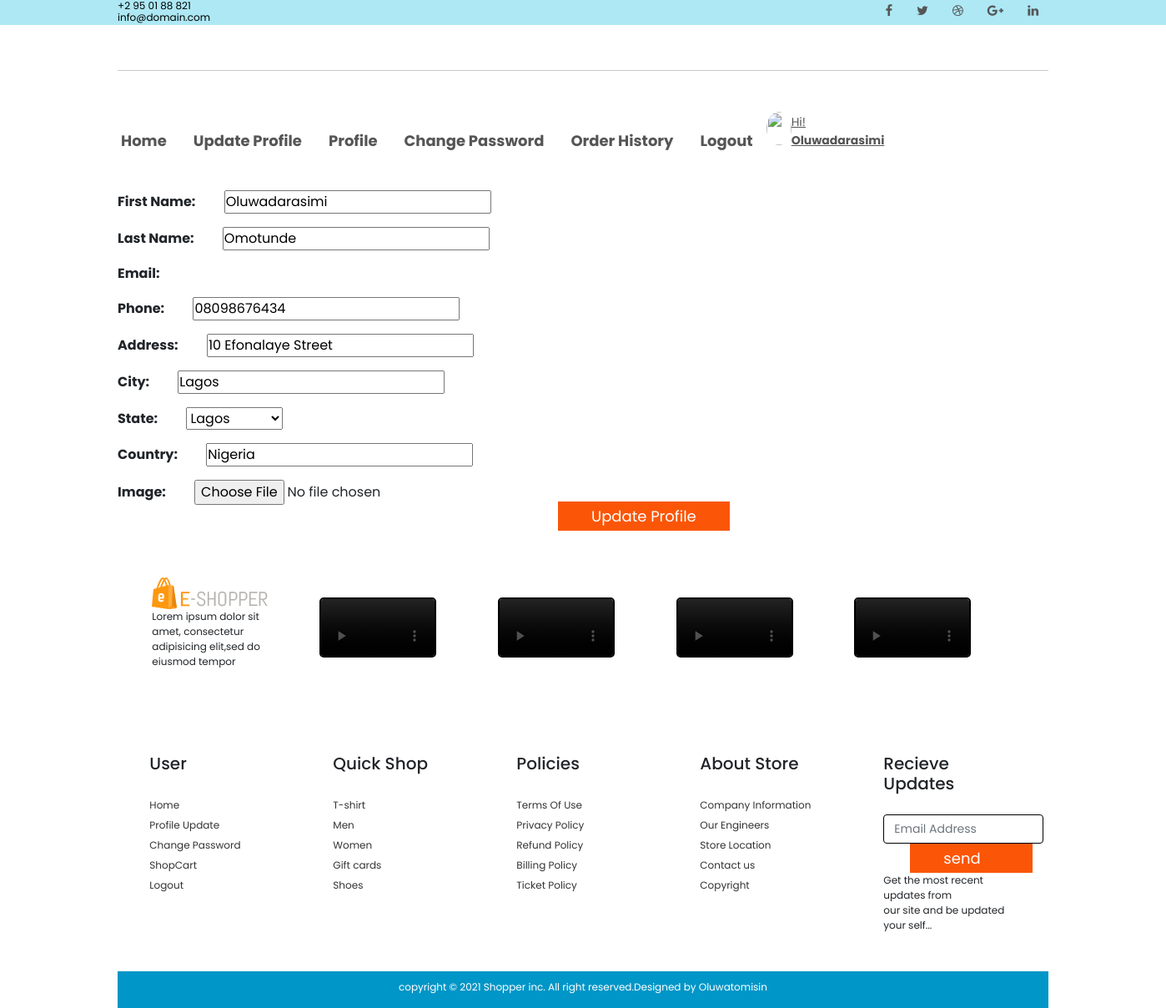
Screenshot of /user/profile_update/ (signed in) with the database file from the repository.
### user/models.py (models this page shows, shortened)
class UserProfile(models.Model):
    user = models.OneToOneField(User, blank=True, null=True, on_delete=models.CASCADE)
    first_name = models.CharField(max_length=20, blank=True, null=True)
    last_name = models.CharField(max_length=20, blank=True, null=True)
    mobile_phone = models.CharField(max_length=15, blank=True)
    phone = models.CharField(max_length=15, null=True)
    address = models.CharField(blank=True, max_length=150)
    city = models.CharField(max_length=20, blank=True)
    state = models.CharField(max_length=20, blank=True)
    country = models.CharField(max_length=50, blank=True)
    zipcode = models.CharField(max_length=8, blank=True)
    image = models.ImageField(blank=True, null=True, upload_to='image/users/', default='defaultpic.jpg')
    def image_tag(self):
        return mark_safe('<img src="{}" height="50"/>'.format(self.image.url))
    image_tag.short_description = 'Image'
    class Meta:
        db_table = 'userprofile'
        managed = True
        verbose_name = 'UserProfile'
        verbose_name_plural = 'UserProfiles'

### user/views.py (the view)
# urls.py: path('profile_update/', views.profileupdate, name='profileupdate'),
@login_required(login_url='/login')
def profileupdate(request):
    if request.method == 'POST':
        profileform = ProfileUpdateForm(request.POST, request.FILES, instance=request.user.userprofile)
        if profileform.is_valid:
            profileform.save()
            messages.success(request, 'Your Account has been updated')
            return redirect('userprofile')
    else:
        profileform = ProfileUpdateForm(instance=request.user.userprofile)
        profile = UserProfile.objects.filter(user_id=request.user.id).first()
        context = {
            'profileform': profileform,
        }
    return render(request, 'profileupdate.html', context)

### user/forms.py
class ProfileUpdateForm(forms.ModelForm):
    class Meta:
        model = UserProfile
        fields = ('first_name', 'last_name', 'phone', 'address', 'city', 'state', 'country', 'image')
        widgets = {
            'first_name': TextInput(attrs={'class': 'input', 'placeholder': 'First Name'}),
            'last_name':  TextInput(attrs={'class': 'input', 'placeholder': 'Last Name'}),
            'middle_name':  TextInput(attrs={'class': 'input', 'placeholder': 'Middle Name'}),
            'email':  EmailInput(attrs={'class': 'input', 'placeholder': 'Email Adress'}),
            'phone':  TextInput(attrs={'class': 'input', 'placeholder': 'Phone'}),
            'address':  TextInput(attrs={'class': 'input', 'placeholder': 'Address'}),
            'city':  TextInput(attrs={'class': 'input', 'placeholder': 'city'}),
            'state':  Select(attrs={'class': 'input', 'placeholder': 'State'}, choices=STATE),
            'country':  TextInput(attrs={'class': 'input', 'placeholder': 'country'}),
            'image':  FileInput(attrs={ 'placeholder': 'image'}),
        }

### user/templates/profileupdate.html (shortened to what this page needs)
{% extends 'base.html' %}
{% block header %}
    {% include "header2.html" %}
{% endblock header %}
{% block content %}
    <div class="container">
        <form action="{% url 'profileupdate' %}" method="POST" enctype="multipart/form-data">
        <div style="margin-top: 30px; text-align:left;">
                <p><span style="font-weight: bold; margin-right:30px;">First Name:</span> {{profileform.first_name}}</p>
                <p><span style="font-weight: bold; margin-right:30px;">Last Name:</span> {{profileform.last_name}}</p>
                <p><span style="font-weight: bold; margin-right:30px;">Email:</span> {{profileform.email}}</p>
                <p><span style="font-weight: bold; margin-right:30px;">Phone:</span> {{profileform.phone}}</p>
                <p><span style="font-weight: bold; margin-right:30px;">Address:</span> {{profileform.address}}</p>
                <p><span style="font-weight: bold; margin-right:30px;">City:</span> {{profileform.city}}</p>
                <p><span style="font-weight: bold; margin-right:30px;">State:</span> {{profileform.state}}</p>
                <p><span style="font-weight: bold; margin-right:30px;">Country:</span> {{profileform.country}}</p>
                <p><span style="font-weight: bold; margin-right:30px;">Image:</span> {{profileform.image}}</p>
                <button class="buttons" type="submit">Update Profile</button>
        </form>
    </div>
{% endblock content %}
{% block footer %}
  {% include "footer.html" %}
{% endblock footer %}

### home/templates/header2.html (shortened to what this page needs)
<header class="main_header" id="top">
    <div class="header_one">
        <div class="container container--flex">
            <div class="contact">
                <p> +2 95 01 88 821</p>
                <p>info@domain.com</p>
            </div>
            <ul class="social_media_handles">
                <div><i class="fa fa-facebook" aria-hidden="true"></i></div>
                <div><i class="fa fa-twitter" aria-hidden="true"></i></div>
                <div><i class="fa fa-dribbble" aria-hidden="true"></i></div>
                <div><i class="fa fa-google-plus" aria-hidden="true"></i></div>
                <div><i class="fa fa-linkedin" aria-hidden="true"></i></div>
            </ul>
        </div>
    </div>
    <div class="header_two">
        <div class="container">
            <div class="row">
                <div class="header_two--logo col col-sm-4 col-md-3 col-lg-3"><img src="{{setting.logo.url}}" alt=""></div>
                <div class="header_two--nav-links col-sm-12 col-md-6 col-lg-6 ">
                </div>
            </div>
            <hr>
        </div>
    </div>
    <div class="header_three">
       <div class="container">
           <div class="row">
                <ul class="nav col-sm-12 col-md-10 col-lg-10">
                    <li class="nav-item">
                        <a class="nav-link active" href="{% url 'index' %}" style="font-weight: bold; font-size:18px;">Home</a>
                    </li>
                    <li class="nav-item">
                        <a class="nav-link" href="{% url 'profileupdate' %}" id="shop" style="font-weight: bold; font-size:18px;">Update Profile</a>
                    </li>
                    <li class="nav-item">
                        <a class="nav-link" href="{% url 'userprofile' %}" style="font-weight: bold; font-size:18px;">Profile</i></a>
                    </li>
                    <li class="nav-item">
                        <a class="nav-link" href="#" style="font-weight: bold; font-size:18px;">Change Password</a>
                    </li>
                    <li class="nav-item">
                        <a class="nav-link" href="#" style="font-weight: bold; font-size:18px;">Order History</a>
                    </li>
                    <li class="nav-item">
                        <a class="nav-link" href="{% url 'logout' %}" style="font-weight: bold; font-size:18px;">Logout</a>
                    </li>
                    <li style="float: right;"><img src="{{profile.image.url}}" alt="" style="height: 40px; width:30px; border-radius: 50%;"></li>
                    {% if user.id is not None %}
                        <li>
                            <a href="{% url 'userprofile' %}"> Hi!
                                {% if request.user.first_name %}
                                    <p style="font-size: normal;"><strong>{{request.user.first_name}}</strong></p>
                                {% else %}
                                    <p><strong>{{request.user.username}}</strong></p>
                                {% endif %}
                            </a>
                        </li>
                    {% endif %}
                </ul>
           </div>
       </div>
    </div>
</header>

### home/static/css/main.css (style rules this page uses)
:root { --hover-color: #0096c7; --main-bg-color: #f8f9fa; --first-nav-color: #ade8f4; --main-color:#fb5607; --nav-links-color: #555; --main-text-color: #555; --ff-main-fontsize:14px; --ff-smallest-font: 12px; --ff-nav-fontsize:14px; --ff-title-fontsize:18px; --nav-two-three-height: 4rem; }
* { padding: 0; margin: 0; box-sizing: border-box; }
body { font-family: 'Poppins', sans-serif; }
.header_one { height: 30px; max-width: 100%; background-color: var(--first-nav-color); color: black; font-size: var(--ff-smallest-font); }
.container--flex { display: flex; justify-content: space-between; }
@media screen and (min-width: 576px) { .header_one { padding-inline: 10px; } }
.contact { display: flex; padding-block: 5px; }
.contact > * + * { margin-left:20px ; }
@media screen and (min-width:576px) { .contact { display:block; margin: 0; padding-block: 0px; } }
@media screen and (min-width:576px) { .contact p { padding: 0; margin: 0; line-height: 14px; } }
.social_media_handles { list-style: none; display: flex; height: 30px; }
.social_media_handles > * + * { margin-left: 5px; }
.social_media_handles div { padding-inline: 12px; padding-block: 5px; }
.social_media_handles div .fa { font-size: 15px; color: var(--nav-links-color); }
.header_two { height: var(--nav-two-three-height); }
.header_two .container hr { margin-top: 30px; }
.header_three { margin-top: 8px; height: var(--nav-two-three-height); }
.header_three ul li a { font-size: var(--ff-nav-fontsize); color: var(--nav-links-color); transform: translateY(13px); }
@media screen and (min-width:768px) { .header_three { margin-top: 40px; } }
form button { padding-inline: 40px; padding-block: 4px; border: none; font-size: 18px; background-color: var(--main-color); color: white; transition: 0.7s; transform: translateX(33rem) translateY(-20px); }

### rows the page displays
UserProfile: first_name "Oluwadarasimi", last_name "Omotunde", phone "08098676434", address "10 Efonalaye Street", city "Lagos", state "Lagos", country "Nigeria"

### other values shown
{{ request.user.first_name }} "Oluwadarasimi"
